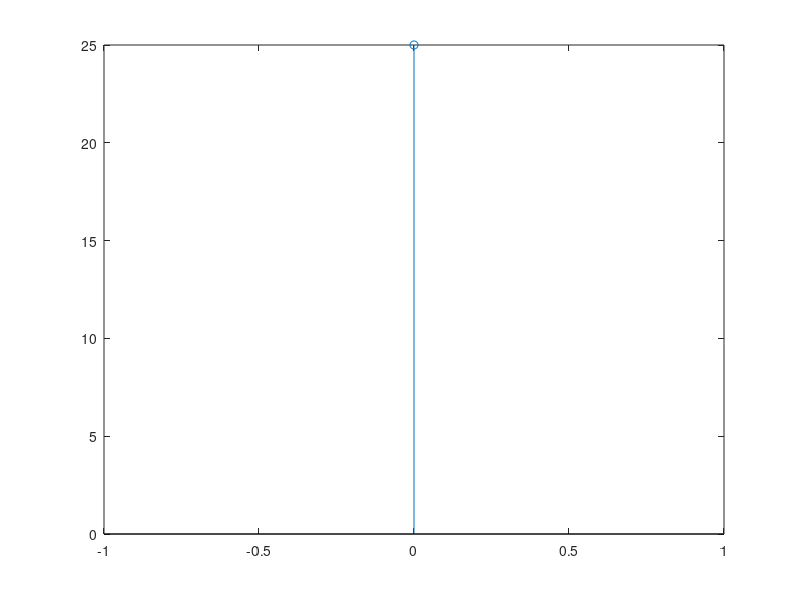

MATLAB code for this plot:
clc; #clear cmd
clear all; #clear variables
#close all; # close all opened figures

figure(1,"position",get(0,"screensize")); # fit the figure to our screensize

# input format [1 2 3 4]
x = input('Enter the first Sequence');
xFlip = [];
for i = length(x):-1:1
  xFlip = [xFlip  x(i)];
end
z = [];
for i = 1:length(x)
  temp = xFlip.*x(i);
  z = [z ; temp];
end

ans = [];
[r c] = size(z);
startIndex = 2;
lastIndex = r+c;
sum = 0;

while(startIndex<=lastIndex)
  for i = 1:r
    for j = 1:c
      if((i+j)==startIndex)
      sum = sum + z(i,j);
      endif
    endfor
  endfor
  ans = [ans sum];
  sum = 0;
  startIndex = startIndex + 1;
end
display(ans); 

n = -(length(x)-1):1:(length(x)-1);
stem(n,ans);



